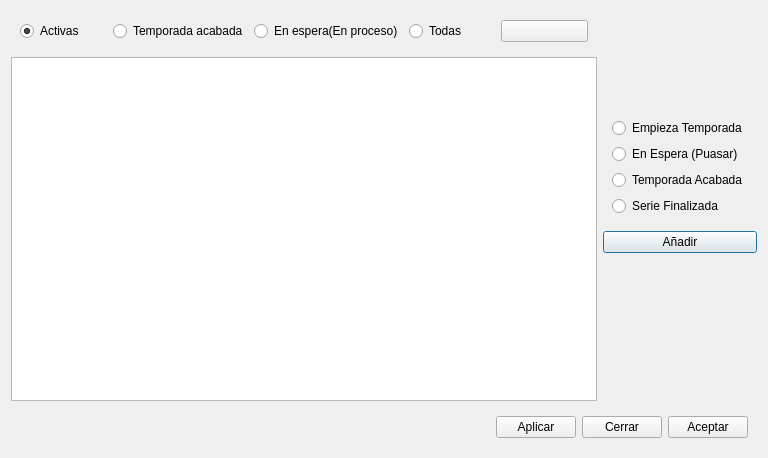
<?xml version="1.0" encoding="UTF-8"?>
<ui version="4.0">
    <class>Dialog</class>
    <widget class="QDialog" name="Dialog">
        <property name="geometry">
            <rect>
                <x>0</x>
                <y>0</y>
                <width>768</width>
                <height>458</height>
            </rect>
        </property>
        <property name="windowTitle">
            <string>Dialog</string>
        </property>
        <property name="windowIcon">
            <iconset resource="fatcow.qrc">
                <normaloff>:/Iconos/Icons/fatcow/Principal.png</normaloff>:/Iconos/Icons/fatcow/Principal.png
            </iconset>
        </property>
        <layout class="QGridLayout" name="gridLayout_2">
            <item row="0" column="1">
                <spacer name="verticalSpacer">
                    <property name="orientation">
                        <enum>Qt::Vertical</enum>
                    </property>
                    <property name="sizeHint" stdset="0">
                        <size>
                            <width>20</width>
                            <height>102</height>
                        </size>
                    </property>
                </spacer>
            </item>
            <item row="1" column="1">
                <widget class="QWidget" name="widget" native="true">
                    <layout class="QVBoxLayout" name="verticalLayout">
                        <item>
                            <widget class="QRadioButton" name="radioButtonEmpieza">
                                <property name="text">
                                    <string>Empieza Temporada</string>
                                </property>
                            </widget>
                        </item>
                        <item>
                            <widget class="QRadioButton" name="radioButtonEspera">
                                <property name="text">
                                    <string>En Espera (Puasar)</string>
                                </property>
                            </widget>
                        </item>
                        <item>
                            <widget class="QRadioButton" name="radioButtonAcabaT">
                                <property name="text">
                                    <string>Temporada Acabada</string>
                                </property>
                            </widget>
                        </item>
                        <item>
                            <widget class="QRadioButton" name="radioButtonFinalizada">
                                <property name="text">
                                    <string>Serie Finalizada</string>
                                </property>
                            </widget>
                        </item>
                    </layout>
                </widget>
            </item>
            <item row="2" column="1">
                <widget class="QPushButton" name="pushButtonAnadir">
                    <property name="text">
                        <string>Añadir</string>
                    </property>
                    <property name="icon">
                        <iconset resource="fatcow.qrc">
                            <normaloff>:/Iconos/Icons/fatcow/add.png</normaloff>:/Iconos/Icons/fatcow/add.png
                        </iconset>
                    </property>
                </widget>
            </item>
            <item row="3" column="1">
                <spacer name="verticalSpacer_2">
                    <property name="orientation">
                        <enum>Qt::Vertical</enum>
                    </property>
                    <property name="sizeHint" stdset="0">
                        <size>
                            <width>20</width>
                            <height>158</height>
                        </size>
                    </property>
                </spacer>
            </item>
            <item row="0" column="0" rowspan="4">
                <layout class="QGridLayout" name="gridLayout">
                    <item row="0" column="0">
                        <widget class="QWidget" name="widget_2" native="true">
                            <layout class="QHBoxLayout" name="horizontalLayout">
                                <item>
                                    <widget class="QRadioButton" name="radioButtonAct">
                                        <property name="text">
                                            <string>Activas</string>
                                        </property>
                                        <property name="checked">
                                            <bool>true</bool>
                                        </property>
                                    </widget>
                                </item>
                                <item>
                                    <widget class="QRadioButton" name="radioButtonTemp">
                                        <property name="text">
                                            <string>Temporada acabada</string>
                                        </property>
                                    </widget>
                                </item>
                                <item>
                                    <widget class="QRadioButton" name="radioButtonPausada">
                                        <property name="text">
                                            <string>En espera(En proceso)</string>
                                        </property>
                                    </widget>
                                </item>
                                <item>
                                    <widget class="QRadioButton" name="radioButtonTodas">
                                        <property name="text">
                                            <string>Todas</string>
                                        </property>
                                    </widget>
                                </item>
                                <item>
                                    <widget class="QPushButton" name="pushButtonRefresh">
                                        <property name="text">
                                            <string/>
                                        </property>
                                        <property name="icon">
                                            <iconset resource="fatcow.qrc">
                                                <normaloff>:/Iconos/Icons/fatcow/arrow_refresh.png</normaloff>
                                                :/Iconos/Icons/fatcow/arrow_refresh.png
                                            </iconset>
                                        </property>
                                    </widget>
                                </item>
                            </layout>
                        </widget>
                    </item>
                    <item row="1" column="0">
                        <widget class="QListWidget" name="listWidget">
                            <property name="editTriggers">
                                <set>QAbstractItemView::AllEditTriggers</set>
                            </property>
                            <property name="layoutMode">
                                <enum>QListView::Batched</enum>
                            </property>
                            <property name="selectionRectVisible">
                                <bool>false</bool>
                            </property>
                        </widget>
                    </item>
                </layout>
            </item>
            <item row="4" column="0" colspan="2">
                <widget class="QWidget" name="WidgetBotones" native="true">
                    <layout class="QHBoxLayout" name="LayoutBotones">
                        <item>
                            <widget class="QLabel" name="label_Info">
                                <property name="text">
                                    <string/>
                                </property>
                            </widget>
                        </item>
                        <item>
                            <spacer name="horizontalSpacer">
                                <property name="orientation">
                                    <enum>Qt::Horizontal</enum>
                                </property>
                                <property name="sizeHint" stdset="0">
                                    <size>
                                        <width>40</width>
                                        <height>20</height>
                                    </size>
                                </property>
                            </spacer>
                        </item>
                        <item>
                            <widget class="QPushButton" name="pushButtonAplicar">
                                <property name="text">
                                    <string>Aplicar</string>
                                </property>
                                <property name="icon">
                                    <iconset resource="fatcow.qrc">
                                        <normaloff>:/Iconos/Icons/fatcow/accept_button.png</normaloff>
                                        :/Iconos/Icons/fatcow/accept_button.png
                                    </iconset>
                                </property>
                            </widget>
                        </item>
                        <item>
                            <widget class="QPushButton" name="pushButtonCerrar">
                                <property name="text">
                                    <string>Cerrar</string>
                                </property>
                                <property name="icon">
                                    <iconset resource="fatcow.qrc">
                                        <normaloff>:/Iconos/Icons/fatcow/cancel.png</normaloff>
                                        :/Iconos/Icons/fatcow/cancel.png
                                    </iconset>
                                </property>
                            </widget>
                        </item>
                        <item>
                            <widget class="QPushButton" name="pushButtonAceptar">
                                <property name="text">
                                    <string>Aceptar</string>
                                </property>
                                <property name="icon">
                                    <iconset resource="fatcow.qrc">
                                        <normaloff>:/Iconos/Icons/fatcow/file_save_as.png</normaloff>
                                        :/Iconos/Icons/fatcow/file_save_as.png
                                    </iconset>
                                </property>
                            </widget>
                        </item>
                    </layout>
                </widget>
            </item>
        </layout>
        <zorder>widget</zorder>
        <zorder>pushButtonAnadir</zorder>
        <zorder>verticalSpacer</zorder>
        <zorder>verticalSpacer_2</zorder>
    </widget>
    <resources>
        <include location="fatcow.qrc"/>
    </resources>
    <connections/>
</ui>
